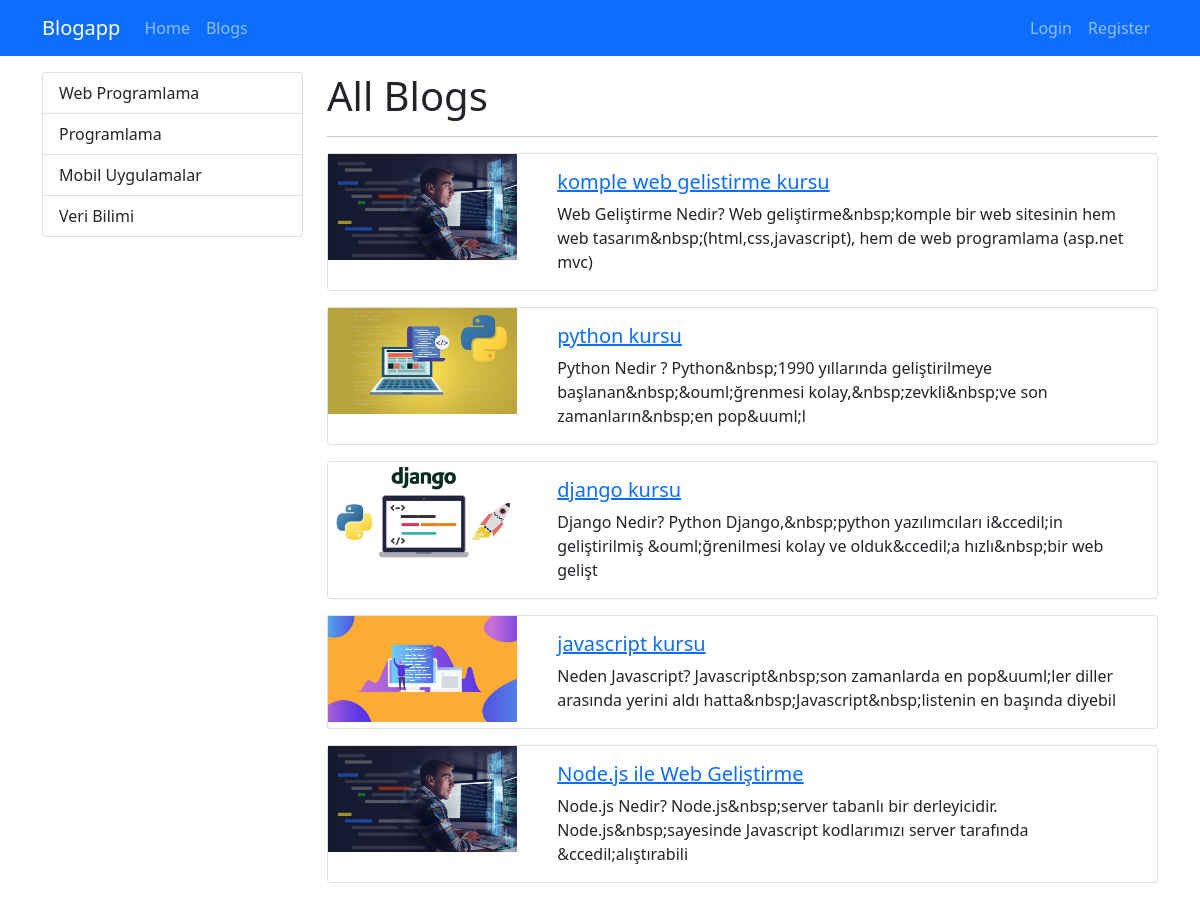
Screenshot of /blogs with the database file from the repository.
### blog/models.py (models this page shows, shortened)
class Category(models.Model):
    name = models.CharField(max_length=150)
    slug = models.SlugField(null=False,blank=True,unique=True,db_index=True,editable=False)

class Blog(models.Model):
    title = models.CharField(max_length=200)
    image = models.ImageField(upload_to="blogs")
    description = RichTextField()
    is_active = models.BooleanField(default=False)
    is_home = models.BooleanField(default=False)
    slug= models.SlugField(null=False,blank=True, unique=True,db_index=True,editable=False)
    categories = models.ManyToManyField(Category, blank=True)

### blog/views.py (the view)
# urls.py: path("blogs", views.blogs, name="blogs"),
def blogs(request):
    context = {
        "blogs": Blog.objects.filter(is_active=True),
        "categories": Category.objects.all()
    }
    return render(request, "blog/blogs.html", context)

### blog/templates/blog/blogs.html (shortened to what this page needs)
{% extends "base.html" %}
{% block content %}
<div class="container mt-3">
    <div class="row">
        <div class="col-3">
            {% include 'partials/_categories.html'%}
        </div>
        <div class="col-9">
            <h1>All Blogs</h1>
            <hr>
            {% if blogs|length > 0 %}
                {% for blog in blogs%}
                    {% if blog.is_active%}
                        {% include 'blog/partials/_blog.html'%}
                    {% endif %}
                {% endfor %}
            {% else %}
                <div class="alert alert-warning">No Blog</div>
            {% endif %}
        </div>
    </div>
</div>
{% endblock %}

### templates/partials/_categories.html
<div class="list-group">
    {% for category in categories %}
        {% if category.slug == selected_category %}
            <a class="list-group-item list-group-item-action active" href="{% url 'blogs_by_category' category.slug %}">{{category.name|title}}</a>
        {% else %}
            <a class="list-group-item list-group-item-action" href="{% url 'blogs_by_category' category.slug %}">{{category.name|title}}</a>
        {% endif %}
    {% endfor %}
</div>

### blog/templates/blog/partials/_blog.html
{% load static %}
<div class="card mb-3">
    <div class="row">
        <div class="col md-3">
            <img src="{{ blog.image.url }}" alt="" class="img-fluid">
        </div>
        <div class="col-md-9">
            <div class="card-body">
                <h5 class="card-title">
                    <a href="{% url 'blog_details' blog.slug %}">
                        {{ blog.title }}
                    </a>
                </h5>
                <p class="card-text">{{ blog.description|striptags|slice:"0:150" }}</p>
            </div>
        </div>
    </div>
</div>

### rows the page displays
Category: name "Web Programlama"
Category: name "Programlama"
Category: name "Mobil Uygulamalar"
Category: name "Veri Bilimi"
Blog: image (picture), title "komple web gelistirme kursu", description "Web Geliştirme Nedir? Web geliştirme&nbsp;komple bir web sitesinin hem web tasarım&nbsp;(html,css,javascript), hem de web programlama (asp.net mvc)"
Blog: image (picture), title "python kursu", description "Python Nedir ? Python&nbsp;1990 yıllarında geliştirilmeye başlanan&nbsp;&ouml;ğrenmesi kolay,&nbsp;zevkli&nbsp;ve son zamanların&nbsp;en pop&uuml;l"
Blog: image (picture), title "django kursu", description "Django Nedir? Python Django,&nbsp;python yazılımcıları i&ccedil;in geliştirilmiş &ouml;ğrenilmesi kolay ve olduk&ccedil;a hızlı&nbsp;bir web gelişt"
Blog: image (picture), title "javascript kursu", description "Neden Javascript? Javascript&nbsp;son zamanlarda en pop&uuml;ler diller arasında yerini aldı hatta&nbsp;Javascript&nbsp;listenin en başında diyebil"
Blog: image (picture), title "Node.js ile Web Geliştirme", description "Node.js Nedir? Node.js&nbsp;server tabanlı bir derleyicidir. Node.js&nbsp;sayesinde Javascript kodlarımızı server tarafında &ccedil;alıştırabili"
